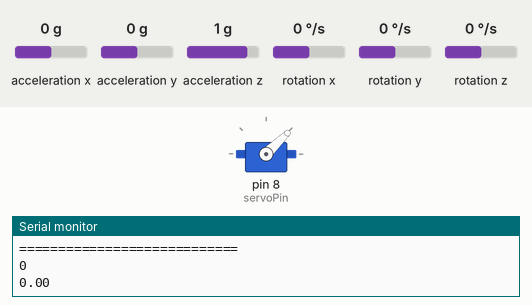
This sketch was run on a simulated Arduino Uno, built with avr-gcc and run on an emulated ATmega328P. Shown: servo, the last lines printed to the serial monitor. Inputs (shaded band) come from the test bench; at power-on: acceleration y 0 g, acceleration x 0 g, acceleration z 1 g, rotation x 0 °/s, rotation y 0 °/s, rotation z 0 °/s.

Above: at 3.2 s.
3.3 s: acceleration y set to -1.4 g
At 3.6 s:
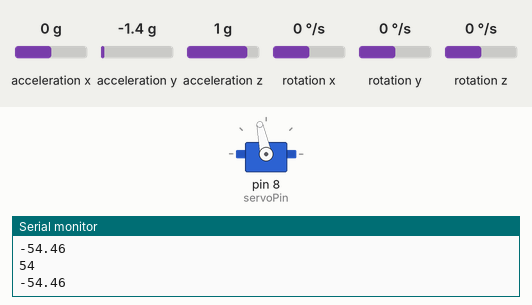
4.8 s: acceleration x set to -1.4 g
At 5.4 s:
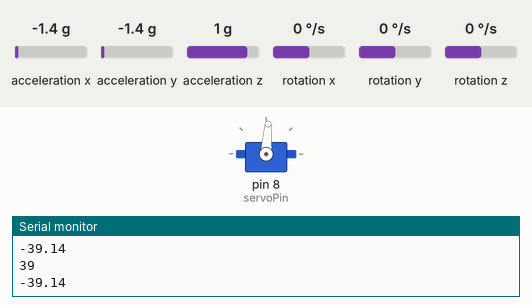
6.3 s: acceleration y set to 0.8 g
At 7.1 s:
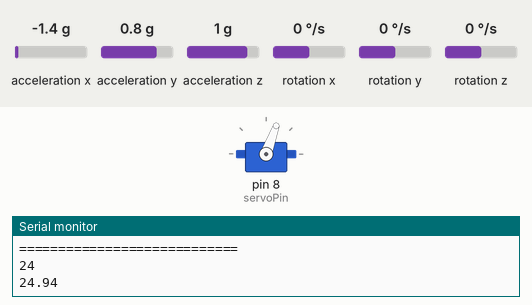
7.8 s: acceleration y set to 1.4 g
At 8.3 s:
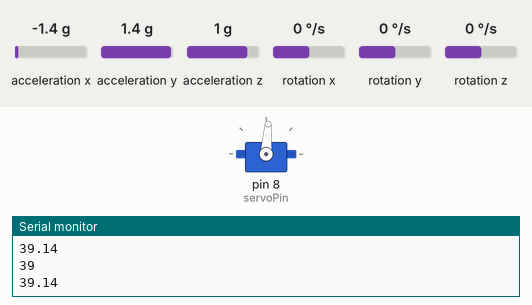
10.8 s: acceleration x set to 0 g
At 11.3 s:
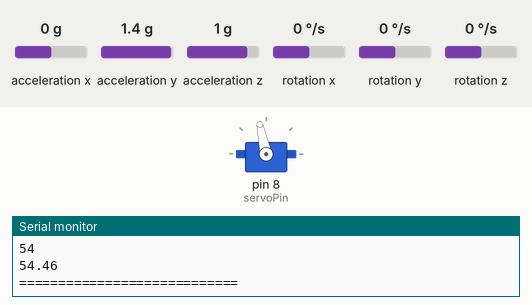
12.3 s: acceleration z set to 0 g
At 13.0 s:
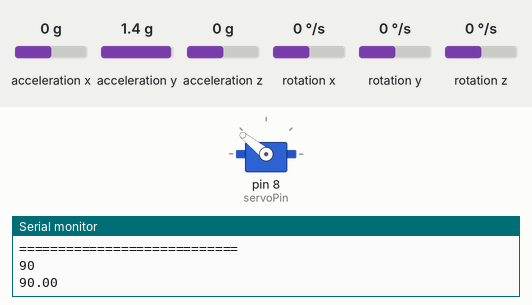
Timing chart, 0 to 14.8 s (numbered marks = the images above; inputs shaded):
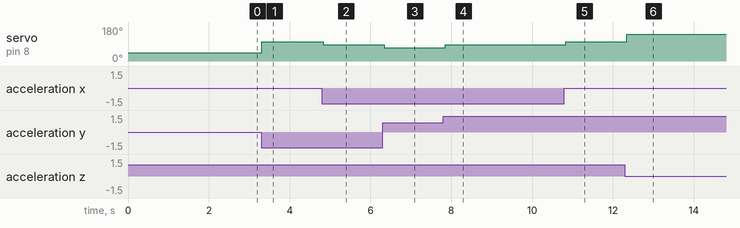

The sketch:

BLDC_control.ino
```cpp
#include "MPU9250.h"
#include "Servo.h"

byte servoPin = 8;

MPU9250 mpu;
Servo servo;
void setup() {
    servo.attach(servoPin);
    servo.writeMicroseconds(1000);
    Serial.begin(9600);
    Wire.begin();
    delay(2000);

    if (!mpu.setup(0x68)) {  // change to your own address
        while (1) {
            Serial.println("MPU connection failed. Please check your connection with `connection_check` example.");
            delay(5000);
        }
    }
}

void loop() {
    if (mpu.update())
    {
        static uint32_t prev_ms = millis();
        if (millis() > prev_ms + 25) {
            print_roll_pitch_yaw();
            prev_ms = millis();
        }
    }

    int roll = abs(mpu.getRoll());

    int pwmVal = map(roll,0,90,1000,2000);

    Serial.println(roll);
    Serial.println(mpu.getRoll(), 2);
    servo.writeMicroseconds(pwmVal);
}

void print_roll_pitch_yaw() {
    //Serial.print("Yaw, Pitch, Roll: ");
    //Serial.print(mpu.getYaw(), 2);
    //Serial.print(", ");
    //Serial.print(mpu.getPitch(), 2);
    //Serial.print(", ");
    Serial.println("============================");
}
```

Measured:
- after the input at 3.3 s, servo on pin 8 (servoPin): 44° → 102° at once
- after the input at 4.8 s, servo on pin 8 (servoPin): 102° → 86° at once
- after the input at 6.3 s, servo on pin 8 (servoPin): 86° → 70° after 0.05 s
- after the input at 7.8 s, servo on pin 8 (servoPin): 70° → 86° after 0.05 s
- after the input at 10.8 s, servo on pin 8 (servoPin): 86° → 102° at once
- after the input at 12.3 s, servo on pin 8 (servoPin): 102° → 141° after 0.05 s
